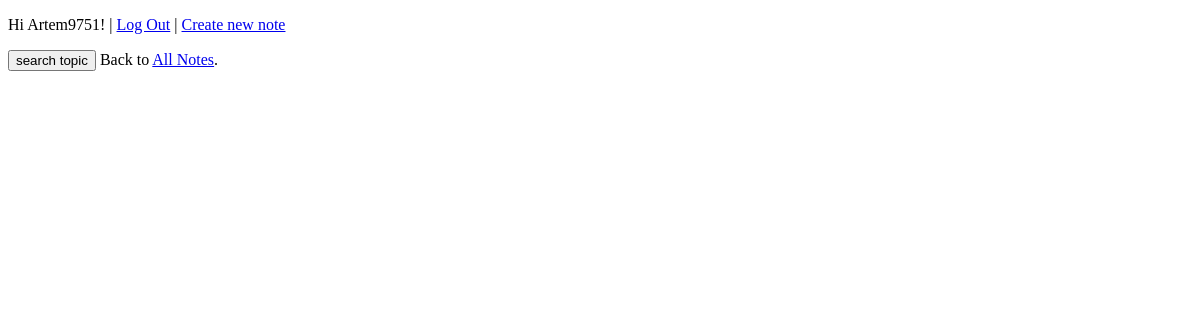
Page /notes/ (signed in) on the earlier database version.
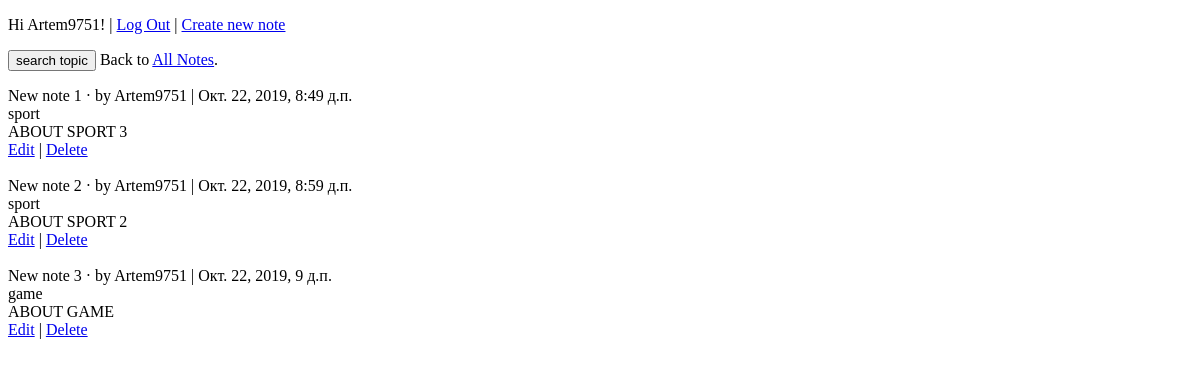
Same page on the later database version.
### notes/models.py (models this page shows, shortened)
class NoteModel(models.Model):
    title = models.CharField(max_length=128)
    body = models.TextField()
    date = models.DateTimeField(auto_now_add=True)
    author = models.ForeignKey(get_user_model(), on_delete=models.CASCADE,)
    topics = models.ManyToManyField(TopicModel)

class TopicModel(models.Model):
    topic_name = models.CharField(max_length=128)
    def __str__(self):
        return self.topic_name

### users/models.py (models this page shows)
class CustomUser(AbstractUser):
    age = models.PositiveIntegerField(null=True, blank=True)

### notes/views.py (the view, shortened to what this page needs)
# urls.py: path('', NoteListView.as_view(), name='note_list'),
class NoteListView(LoginRequiredMixin, ListView):
    model = NoteModel
    template_name = 'note_list.html'
    form_class = NoteSearchForm
    login_url = 'login'
    def get(self, request):
        notes = NoteModel.objects.all()
        for note in notes:
            a = note.topics.all()
            print(a)
        print(str(notes.query))
        return render(request, self.template_name, {'notes': notes})

### templates/note_list.html (shortened to what this page needs)
{% extends 'base.html' %}
{% block content %}
 <form method="post"> {% csrf_token %}
  <p><button type="submit">search topic</button> Back to <a href="{% url 'note_list' %}">All Notes</a>.</p>
 </form>
 {% for note in notes %}
  <div class="card">
   <div class="card-header">
    <span class="font-weight-bold">{{ note.title }}</span> &middot;
    <span class="text-muted">by {{ note.author }} |
    {{ note.date }}</span>
   </div>
   <div>
    {% for topic in note.topics.all %}
     {{ topic.topic_name }}
    {% endfor %}
   </div>
   <div class="card-body">
    {{ note.body }}
   </div>
   <div class="card-footer text-center text-muted">
     <a href="{% url 'note_edit' note.pk %}">Edit</a> |
     <a href="{% url 'note_delete' note.pk %}">Delete</a>
   </div>
  </div>
  <br />
 {% endfor %}
{% endblock content %}

Differences in the rows shown:
added NoteModel: title "New note 1", author "Artem9751", date "Окт. 22, 2019, 8:49 д.п.", body "ABOUT SPORT 3"
added TopicModel: topic_name "sport"
added NoteModel: title "New note 2", author "Artem9751", date "Окт. 22, 2019, 8:59 д.п.", body "ABOUT SPORT 2"
added NoteModel: title "New note 3", author "Artem9751", date "Окт. 22, 2019, 9 д.п.", body "ABOUT GAME"
added TopicModel: topic_name "game", shown under "New note 3"
